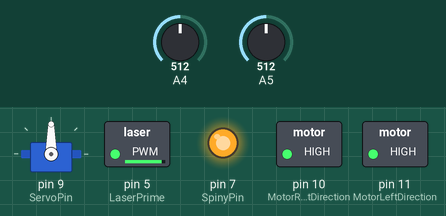
A sketch run on a simulated Arduino Uno, built with avr-gcc and run on an emulated ATmega328P. On the bench: servo, switched loads named in the sketch (green lamp = pin HIGH), output pins drawn as LEDs (lit = HIGH). The inputs (shaded band) are chosen by the test bench; at power-on: A4 = 512, A5 = 512. Random numbers use the default seed unless the sketch sets one; what the sketch prints to the serial monitor is not drawn.

Above: at 1.2 s.
1.3 s: A4 set to 1010
Timing chart, 0 to 4.3 s (numbered marks = the images above; inputs shaded):
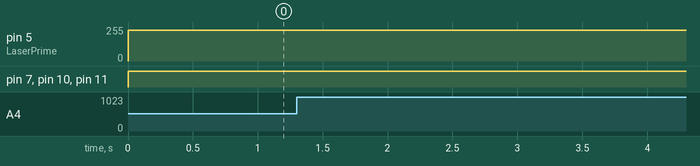

The sketch:

Robot.ino
```cpp
#include <HID.h>
//Libraries
#include <Servo.h>
//Servo Variables
int SearchDelay = 1000;
Servo MyServo; int pos = 90; char Direction = 'R';   int R;
 int ServoPin = 9;
 int SpinyPin = 7;
// Edge Detection Pins
int FrontLeft = 0; //A0
 int FrontRight = 1; // A1
 int BackLeft = 2; //A2
 int BackRight = 3;//A3
// Object Detection
int IRSensor = 4; //A4
// Kill Switch
int KillSwitch = 6; //6
/// Digital Read Lasers
 int LaserPrime = 5; //0
 int LaserRotate= 12; //1
float Threshold = 4; // voltage
 /*
  * Motor Control Variables
  */
  int SpeedPin = 5;
  int MotorLeftDirection = 11;
  int MotorRightDirection = 10;
int Speed = 1000;
char STATE = 'F';
/*
 * Search Algoritm
 */
 int Timer = 0;
 int Milliseconds = 10;
 int MAXTIMER = 1000/Milliseconds;
bool Search =false;
 bool RUN = true;
void setup() {
   pos = 90; Direction = 'L'; Timer = 0; STATE = 'F';
  Serial.begin(9600);
  // put your setup code here, to run once:
  MyServo.attach(ServoPin);
  pinMode(FrontLeft, INPUT);
  pinMode(FrontRight, INPUT);
  pinMode(BackLeft, INPUT);
  pinMode(BackRight,INPUT);
  pinMode(MotorLeftDirection,OUTPUT);
  pinMode(MotorRightDirection,OUTPUT);
  pinMode(KillSwitch, INPUT);

  pinMode(SpinyPin,OUTPUT);
  pinMode(IRSensor,INPUT);
  //// CUP Detection
  pinMode(LaserPrime,INPUT);
  pinMode(LaserRotate,INPUT);
}

float READ_PIN(int pin){
  int SensorValue = analogRead(pin);
  float value =  SensorValue*(5.0/1023.0);
 return value;
}
void DETECT_EDGE(){
  // Front left detection
 float val = READ_PIN(BackRight);

if( READ_PIN(FrontLeft) < 3.2){
  Serial.print("Edge Front left");
    Serial.println();
  STATE = 'R';
  DRIVE();delay(1000);
}
// Front Right Detection
else if( READ_PIN(FrontRight) < 3.2){
  Serial.print("Edge front right");
    Serial.println();
  STATE = 'L';
  DRIVE();delay(1000);
}
else if( READ_PIN(BackRight) < 3.2){
  Serial.print("edge Back Right ");
    Serial.println();
  STATE = 'F';
  DRIVE();delay(1000);
  STATE = 'L';
  DRIVE();delay(1000);
}
else if( READ_PIN(BackLeft) < 3.2){
  Serial.print("Edge Back left");
    Serial.println();
  STATE = 'F';
  DRIVE();delay(1000);
  STATE = 'R';
  DRIVE();delay(1000);
}
//Serial.println(val);
}

void DRIVE(){
 if (STATE == 'F'){ //Forward
 digitalWrite(MotorLeftDirection,HIGH);
 digitalWrite(MotorRightDirection,HIGH);
 }
 else if(STATE== 'L'){ // LEFT
 digitalWrite(MotorLeftDirection,HIGH);
 digitalWrite(MotorRightDirection,LOW);
 }
 else if(STATE == 'R'){ //Right
digitalWrite(MotorLeftDirection,LOW);
 digitalWrite(MotorRightDirection,HIGH);
 }
 else if(STATE == 'B'){ // BACKWARD
   digitalWrite(MotorLeftDirection,LOW);
 digitalWrite(MotorRightDirection,LOW);
 }
analogWrite(SpeedPin,Speed);
}
  /*
   * Servo Control
   */
void ServoControl(){
    MyServo.write(pos); // set servo
   if (Direction == 'R'){
   pos++;
   if (pos >= 140){
    Direction = 'L';
   }
 }
if (Direction =='L') {
  pos--;
   if (pos <= 40){
    Direction = 'R';
   }
}
}
void CupDetection(){
  int DA = pos - 180;
  float val = READ_PIN(LaserPrime);
  if ((READ_PIN(LaserPrime) > 4.6) || (READ_PIN(LaserRotate) > 4.6)){
    STATE = 'F';
     DRIVE();
      Search = false;
    Serial.print("Found it!");
    Serial.println();

  }
}
  void ResetTimer(){
      if(( READ_PIN(LaserRotate) < 4) || READ_PIN(LaserRotate) < 4){
    Search = true;
  }
  }
  /*
   * Search Algorithm
   *
   *
   */

 void SEARCH(){
    Serial.print("Searching!");
    Serial.println();
  R = random(100);
  if(R > 25) STATE = 'R';
  else STATE = 'F';
  ResetTimer();
 }

void loop() {
  if (Search == true) {
    SEARCH();
  }
   //ServoControl();
   digitalWrite(SpinyPin,HIGH);
  // DETECT_EDGE();
   CupDetection();
   DRIVE();
   Serial.println(LaserRotate);
   }
```

Measured:
- after the input at 1.3 s, every drawn part: stays the same
